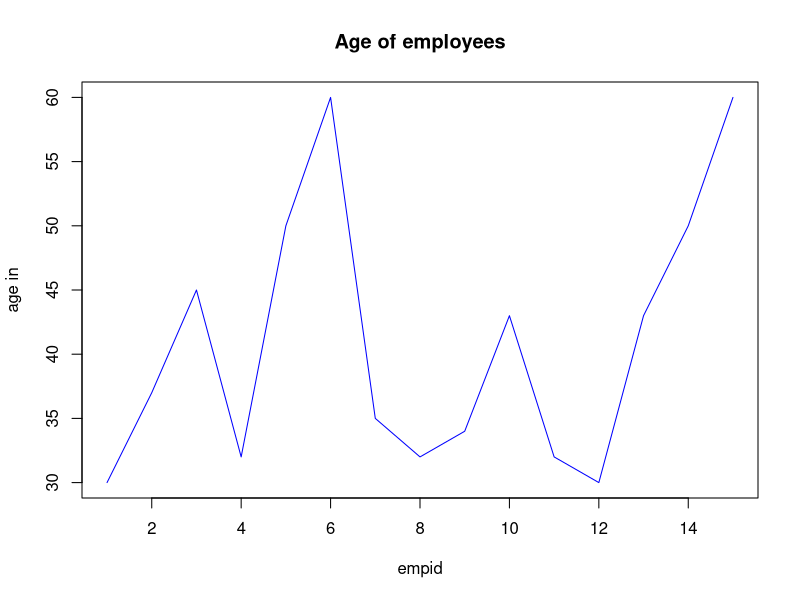
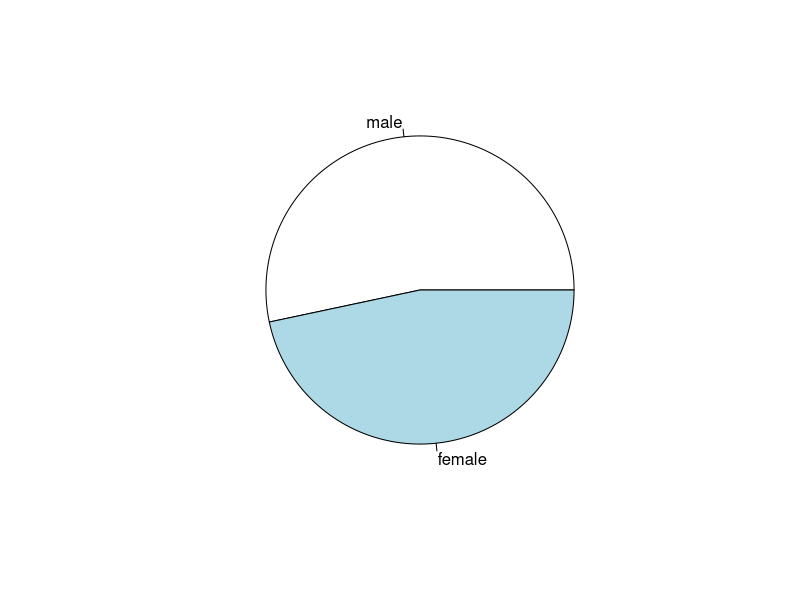
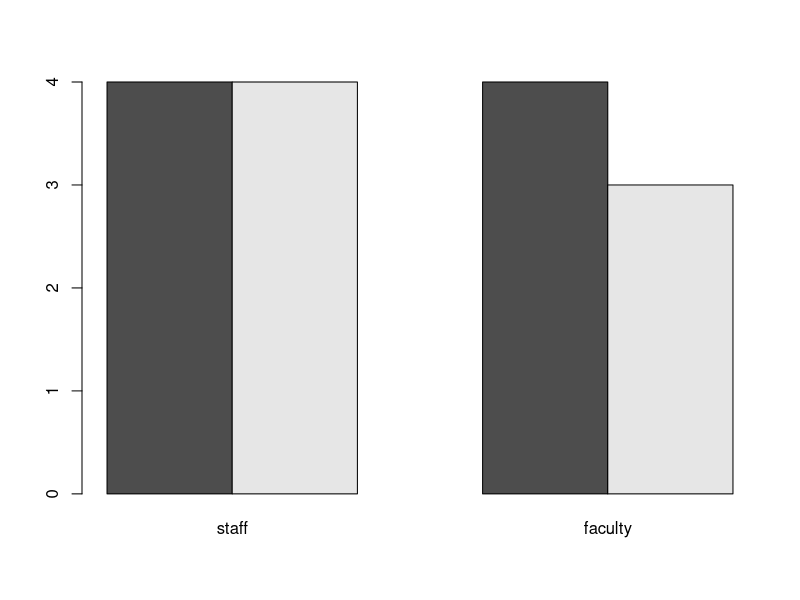
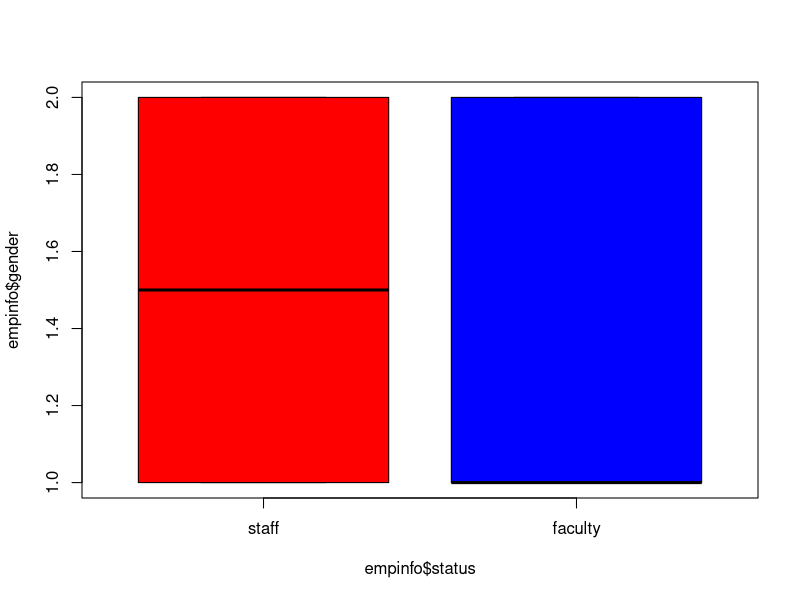

These figures' R source, in order:
empid=c(1,2,3,4,5,6,7,8,9,10,11,12,13,14,15)
age=c(30,37,45,32,50,60,35,32,34,43,32,30,43,50,60)
gender=c(0,1,0,1,1,1,0,0,1,0,0,1,1,0,0)
status=c(1,1,2,2,1,1,1,2,2,1,2,1,2,1,2)
empinfo = data.frame(empid, age, gender, status)
empinfo
empinfo$gender=factor(empinfo$gender,labels=c("male","female")) 
empinfo$status=factor(empinfo$status,labels=c("staff","faculty"))
empinfo
male=subset(empinfo,empinfo$gender=="male")
plot(empinfo$age,type="l",main="Age of employees",xlab="empid",ylab="age in", col="blue")
tab1 = table(empinfo$gender)
tab2 = table(empinfo$gender, empinfo$status)
pie(tab1)
barplot(tab2, beside = T)
boxplot(empinfo$gender~empinfo$status, col=c('red','blue'))